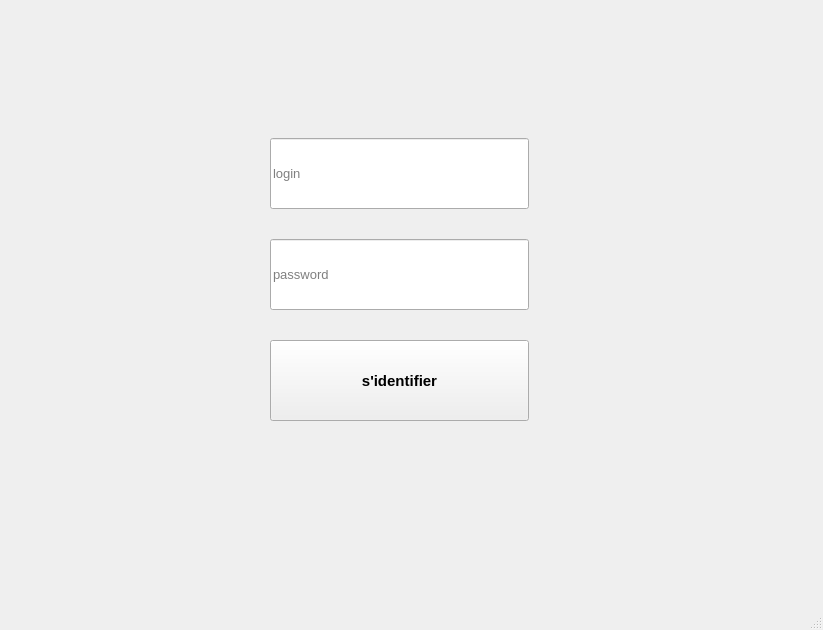
<?xml version="1.0" encoding="UTF-8"?>
<ui version="4.0">
 <class>MainWindow</class>
 <widget class="QMainWindow" name="MainWindow">
  <property name="geometry">
   <rect>
    <x>0</x>
    <y>0</y>
    <width>823</width>
    <height>630</height>
   </rect>
  </property>
  <property name="windowTitle">
   <string>MainWindow</string>
  </property>
  <widget class="QWidget" name="centralwidget">
   <widget class="QLineEdit" name="lineEdit_2">
    <property name="geometry">
     <rect>
      <x>270</x>
      <y>239</y>
      <width>259</width>
      <height>71</height>
     </rect>
    </property>
    <property name="font">
     <font>
      <pointsize>10</pointsize>
     </font>
    </property>
    <property name="styleSheet">
     <string notr="true"/>
    </property>
    <property name="echoMode">
     <enum>QLineEdit::Password</enum>
    </property>
    <property name="placeholderText">
     <string>password</string>
    </property>
   </widget>
   <widget class="QLineEdit" name="lineEdit">
    <property name="geometry">
     <rect>
      <x>270</x>
      <y>138</y>
      <width>259</width>
      <height>71</height>
     </rect>
    </property>
    <property name="font">
     <font>
      <pointsize>10</pointsize>
     </font>
    </property>
    <property name="styleSheet">
     <string notr="true"/>
    </property>
    <property name="placeholderText">
     <string>login</string>
    </property>
   </widget>
   <widget class="QPushButton" name="login">
    <property name="geometry">
     <rect>
      <x>270</x>
      <y>340</y>
      <width>259</width>
      <height>81</height>
     </rect>
    </property>
    <property name="font">
     <font>
      <pointsize>11</pointsize>
      <weight>75</weight>
      <bold>true</bold>
     </font>
    </property>
    <property name="styleSheet">
     <string notr="true"/>
    </property>
    <property name="text">
     <string>s'identifier</string>
    </property>
   </widget>
   <widget class="QLabel" name="label">
    <property name="geometry">
     <rect>
      <x>-70</x>
      <y>-50</y>
      <width>921</width>
      <height>641</height>
     </rect>
    </property>
    <property name="text">
     <string/>
    </property>
    <property name="pixmap">
     <pixmap>img/modele-sans-couture-fond-bleu-fournitures-scolaires-contour-blanc-vecteur_288990-1275.jpg</pixmap>
    </property>
    <property name="scaledContents">
     <bool>true</bool>
    </property>
   </widget>
   <zorder>label</zorder>
   <zorder>lineEdit_2</zorder>
   <zorder>lineEdit</zorder>
   <zorder>login</zorder>
   <zorder>login</zorder>
   <zorder>lineEdit</zorder>
   <zorder>lineEdit_2</zorder>
  </widget>
  <widget class="QMenuBar" name="menubar">
   <property name="geometry">
    <rect>
     <x>0</x>
     <y>0</y>
     <width>823</width>
     <height>26</height>
    </rect>
   </property>
  </widget>
  <widget class="QStatusBar" name="statusbar"/>
 </widget>
 <resources/>
 <connections/>
</ui>
